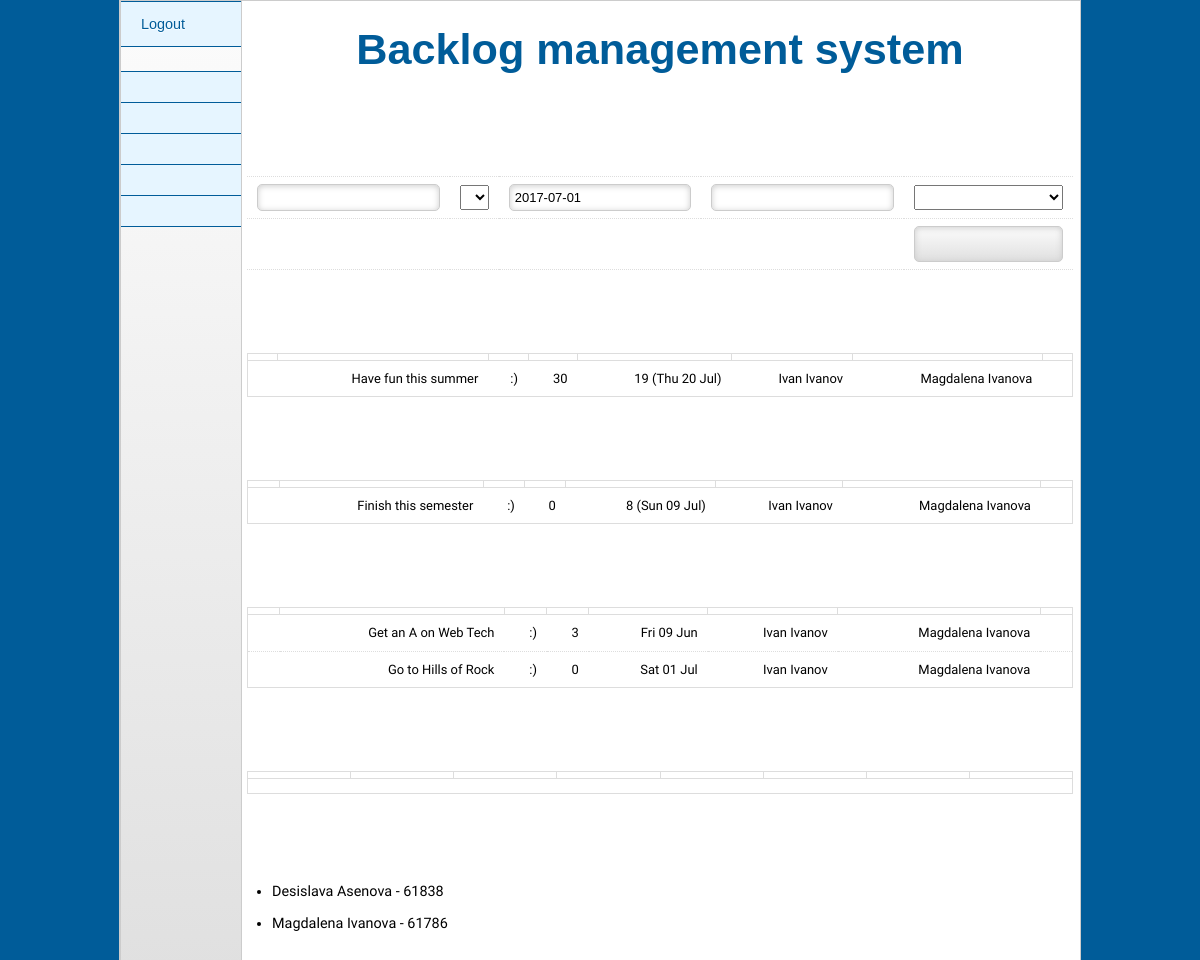
Page /index.php (signed in) on the committed database.
### tables this page shows
CREATE TABLE `tasks` (
  `task_id` int(11) NOT NULL AUTO_INCREMENT,
  `task_name` varchar(45) NOT NULL,
  `priority` varchar(45) NOT NULL,
  `status` varchar(45) NOT NULL,
  `due_date` date NOT NULL,
  `date_added` date NOT NULL,
  `done_date` date NOT NULL,
  `description` varchar(120) DEFAULT NULL,
  `assignee_id` int(11) DEFAULT NULL,
  `assignee_mng_id` int(11) DEFAULT NULL,
  `creator_id` int(11) DEFAULT NULL,
  PRIMARY KEY (`task_id`),
  UNIQUE KEY `task_name_UNIQUE` (`task_name`),
  KEY `assignee_idx` (`assignee_id`),
  CONSTRAINT `assignee` FOREIGN KEY (`assignee_id`) REFERENCES `users` (`user_id`) ON DELETE NO ACTION ON UPDATE NO ACTION,
  CONSTRAINT `assignee_mng` FOREIGN KEY (`assignee_mng_id`) REFERENCES `users` (`user_id`) ON DELETE NO ACTION ON UPDATE NO ACTION,
  CONSTRAINT `creator` FOREIGN KEY (`creator_id`) REFERENCES `users` (`user_id`) ON DELETE NO ACTION ON UPDATE NO ACTION
);

CREATE TABLE `users` (
  `user_id` INT NOT NULL AUTO_INCREMENT,
  `username` VARCHAR(45) NOT NULL,
  `password` VARCHAR(100) NOT NULL,
  `mng_id` INT DEFAULT NULL,
  `email` VARCHAR(45) NOT NULL,
  `first_name` VARCHAR(45) NOT NULL,
  `last_name` VARCHAR(45) NOT NULL,
  PRIMARY KEY (`user_id`),
  UNIQUE INDEX `username_UNIQUE` (`username` ASC),
  UNIQUE INDEX `user_id_UNIQUE` (`user_id` ASC),
  UNIQUE INDEX `email_UNIQUE` (`email` ASC));

### language.en.php (called while the page is built)
<?php
$LANG = array(
    "about" => "About us",
    "assignee" => "Assignee",
    "assigner" => "Assigner",
    "description" => "Description",
    "act" => "Action(s)",
    "tasktodo" => "Task name...",
    "addtask" => "Add new task",
    "task" => "Task",
    "daysopen" => "Day(s) open",
    "duedate" => "Due date",
    "priority" => "Priority",
    "action" => "Action",
    "edit" => "Edit",
    "delete" => "Delete",
    "high" => "High",
    "normal" => "Normal",
    "low" => "Low",
    "onhold" => "On hold",
    "tasks" => "To Do",
    "taskupdated" => "Task updated",
    "redirected" => "You will now be redirected back to the task list. <br /><a href=\"index.php\">If that does not happen, please click here.</a>",
    "eupdatetask" => "Error: Task could not be updated.",
    "etasknotfound" => "Error: Task not found.",
    "taskadded" => "Task added.",
    "etasknotadded" => "The task could not be added. Please check JSON permissions.",
    "taskdone" => "The task is marked as finished. ",
    "etasknotdone" => "Error: the task could not be marked as done. Please check JSON permissions. ",
    "etasknotdeleted" => "Error: the task could not be deleted. Please check JSON permissions.",
    "taskdeleted" => "The task is deleted.",
    "noactiongiven" => "Error: no correct action given. ",
    "thrash" => "Deleted tasks",
    "progress" => "Tasks in progress",
    "backtohomepage" => "Back to the main page",
    "tobin" => "Trash Bin",
    "updatetask" => "Update task",
    "notasks" => "No tasks.",
    "todo" => "To Do",
    "daysleft" => " days left",
    "dayslate" => " days late",
    "today" => "Today!",
    "infotext" => 'infotext',
    "info" => "Info",
    "finishedtasks" => "Finished tasks",
);
?>

### connection.php (called while the page is built, shortened)
<?php
	class DatabaseConnection {
		private $host   = "localhost";
		private $db     = "backlog_db";
		private $listTasksByStatus = null;
		private $getUserByIdStmt = null;
		private $listEmployeesByManager = null;
		public function __construct() {
			$this->user   = $GLOBALS['DBUSER'];
			$this->pass   = $GLOBALS['DBPASSWORD'];
			$this->conn = new PDO("mysql:host=$this->host;dbname=$this->db",$this->user,$this->pass);
			$this->getUserByIdStmt = $this->conn->prepare("SELECT * FROM users WHERE user_id = ?");
			$this->listTasksByStatus = $this->conn->prepare("SELECT * FROM tasks WHERE status = ? AND assignee_mng_id = ?");
			$this->listEmployeesByManager = $this->conn->prepare("SELECT * FROM users WHERE mng_id = ? || user_id = ?");
		}
		public function getTasksByStatus($status, $mngId) {
			$this->listTasksByStatus->execute(array($status, $mngId));
			return $this->listTasksByStatus->fetchAll(PDO::FETCH_ASSOC);
		}
		public function getEmployees($mngId) {
			$this->listEmployeesByManager->execute(array($mngId, $mngId));
			return $this->listEmployeesByManager->fetchAll(PDO::FETCH_ASSOC);
		}
		public function getUserById($userId) {
			$this->getUserByIdStmt->execute(array($userId));
			return $this->getUserByIdStmt->fetch(PDO::FETCH_ASSOC);
		}
	}
?>

### functions.php (the view, shortened to what this page needs)
<?php
require('language.en.php');
require('connection.php');
$dbConnection = new DatabaseConnection();
function showinputform($actionpage) {
    global $LANG, $dbConnection;
    $today = date('Y-m-d');
    $employees = $dbConnection->getEmployees($_SESSION['user_mng_id']);
    echo "<table class=\"default\">";
    echo "<tr>";
    echo "<th>".$LANG["task"]."</th>";
    echo "<th>".$LANG["priority"]."</th>";
    echo "<th>".$LANG["duedate"]."</th>";
    echo "<th>".$LANG["description"]."</th>";
    echo "<th>".$LANG["assignee"]."</th>";
    echo "</tr>";
    echo "<tr>";
    echo "<td>";
    echo "<form id=\"form-add\" name=\"edit\" action=\"action.php\" method=\"GET\">";
    echo "<input name=\"task\" type=\"text\" placeholder=\"".$LANG["tasktodo"]."\" required></input>";
    echo "</td><td>";
    echo "<select name=\"prio\">\n";
        echo "<option value=\"2\">".$LANG["normal"]."</option>\n";
        echo "<option value=\"1\">".$LANG["high"]."</option>\n";
        echo "</select>\n";
    echo "</td><td>";
    echo "<input name=\"duedate\" type=\"text\" id=\"datepicker\" value=\"${today}\"></input>\n";
    echo "</td><td>";
    echo "<input name=\"description\" type=\"text\" id=\"description\"></input>\n";
    echo "</td><td>";
        echo "<select name=\"assignee_id\">\n";
            echo "<option value=\"\"></option>\n";
            foreach ($employees as $user => $employee) {
                echo "<option value=\"".$employee['user_id']."\">".$employee['first_name']." ".$employee['last_name']."</option>\n";
            }
        echo "</select>\n";
    echo "</td><tr><td></td><td></td><td></td><td></td><td>";
    echo "<input type=\"submit\" name=\"submit\" value=\"".$LANG["addtask"]."\"></input></tr>";
    echo "</table>";
}
function dateDiff($start, $end) {
    $start_ts = strtotime($start);
    $end_ts = strtotime($end);
    $diff = $end_ts - $start_ts;
    return round($diff / 86400);
}
function listtasks($taskstatus) {
    global $LANG, $dbConnection;
    $today=date('Y-m-d');
    $allTasks = $dbConnection->getTasksByStatus($taskstatus, $_SESSION['user_mng_id']);
    echo "<table class=\"sortable striped\">";
    echo "<thead>";
    echo "<tr>";
    echo "<th>".$LANG["priority"]."</th>";
    echo "<th>".$LANG["task"]."</th>";
    echo "<th>".$LANG["description"]."</th>";
    echo "<th>".$LANG["daysopen"]."</th>";
    echo "<th>".$LANG["duedate"]."</th>";
    echo "<th>".$LANG["assignee"]."</th>";
    echo "<th>".$LANG["assigner"]."</th>";
    echo "<th>".$LANG["act"]."</th>";
    echo "</tr>";
    echo "</thead>";
    if(empty($allTasks) || !is_array($allTasks)) {
        echo "<tr><td colspan=8>".$LANG["notasks"]."</td></tr></table>";
        return;
    }
    foreach ($allTasks as $item => $task) {
        echo "<tr>";
        echo "<td>";
        echo "</td>";
        echo "<td>".$task['task_name']."</td>";
        echo "<td>".$task['description']."</td>";
        $dayopen = NULL;
        if ($taskstatus == "open") {
            $dayopen = dateDiff(str_replace('-', '/',$task["date_added"]),$today);
        } elseif ($taskstatus == "progress"){
            $dayopen = dateDiff(str_replace('-', '/',$task["date_added"]),$today);
        }elseif ($taskstatus == "closed"  || $taskstatus == "deleted" && preg_match('/([0-9]{4}-[0-9]{2}-[0-9]{2})/',$task["done_date"])) {
            $dayopen = dateDiff(str_replace('-', '/',$task["date_added"]),str_replace('-', '/',$task["done_date"]));
        } elseif ($taskstatus == "closed" || $taskstatus == "deleted" && !preg_match('/([0-9]{4}-[0-9]{2}-[0-9]{2})/',$task["done_date"])) {
            $dayopen = "-";
        }
        echo "<td>".$dayopen."</td>";
        echo "<td>";
        switch ($task["due_date"]) {
            default:
                $matches=NULL;
                if (preg_match('/([0-9]{4}-[0-9]{2}-[0-9]{2})/', $task["due_date"],$matches)) {
                    $taskduedate=$matches[0];
                    $daysclosed = dateDiff($today,str_replace('-', '/',$taskduedate));
                    if ($daysclosed < 0) {
                        $daysclosed = "<u>" .abs($daysclosed) . $LANG["dayslate"] . " (".date('D d M',strtotime(str_replace('-', '/',$taskduedate))).")</u>";
                    } elseif ($daysclosed == 0) {
                        $daysclosed = "<b>".$LANG["today"]." (".date('D d M',strtotime(str_replace('-', '/',$taskduedate))).")</b>";
                    } else {
                            $daysclosed = $daysclosed . $LANG["daysleft"] ." (".date('D d M',strtotime(str_replace('-', '/',$taskduedate))).")";
                    }
                }
                if ($taskstatus == "closed" || $taskstatus == "deleted") {
                    echo date('D d M',strtotime(str_replace('-', '/',$taskduedate)));
                } else {
                    echo $daysclosed;
                }
                break;
        }
        echo "</td>";
        $assignee = $dbConnection->getUserById($task['assignee_id']);
        $assigner = $dbConnection->getUserById($task['creator_id']);
        if ($assignee == null) {
            echo "<td>no one</td>";
        } else {
            echo "<td>".$assignee['first_name'] . " " . $assignee['last_name'] ."</td>";
        }
        echo "<td>" . $assigner['first_name'] . " " . $assigner['last_name'] . "</td>";
        echo "<td>";
        echo "</td>";
        echo "</tr>";
    }
    echo "</table>";
}
?>

### css/kickstart.css (style rules this page uses)
table { width:100%;margin:0 0 10px 0;text-align:left;border-collapse: collapse; }
thead, tbody { margin:0;padding:0; }
th, td { padding:7px 10px;font-size:0.9em;border-bottom:1px dotted #ddd;text-align:right; }
thead th { font-size:0.9em;padding:3px 10px;border-bottom:1px solid #ddd; }
table.striped thead th { background:#fff; }
table.sortable { border:1px solid #ddd; }
table.sortable thead th { cursor: pointer;position:relative;top:0;left:0;border-right:1px solid #ddd; }

### style.css (style rules this page uses)
table { width: 100%; }
thead th, tbody th { font-family: "Trebuchet Ms", arial, verdana, sans-serif; }
button, a.btn, input[type="submit"], input[type="reset"], input[type="button"] { font-family: "Trebuchet Ms", arial, verdana, sans-serif; }
body { width: 100%; margin:0; padding:0; color:#000; background:#005c99; font:normal 0.9em/150% 'Arimo', "Trebuchet MS", arial, verdana, sans-serif; text-shadow: 0px 0px 1px transparent; }
.default th { text-align: center; }
.default input, select { width: 100% !important; }

### css/kickstart-buttons.css (style rules this page uses)
button, a.btn, a.btn:visited, a.button, a.button:visited, input[type="submit"], input[type="reset"], input[type="button"] { position:relative; top:0; left:0; vertical-align: middle; margin:0; padding:10px 15px; line-height:100%; -moz-border-radius:5px; -webkit-border-radius:5px; border-radius:5px; cursor: pointer; width:auto; overflow:visible; font-weight:normal; font-size:14px; text-shadow:0 1px 0 #fff; color:#666; text-decoration:none; vertical-align: middle; box-sizing: border-box; display:inline-block; *display:inline; zoom:1; border:1px solid #ccc; background: rgb(252,252,252); background: -moz-linear-gradient(top, rgba(252,252,252,1) 0%, rgba(224,224,224,1) 100%); background: -webkit-gradient(linear, left top, left bottom, color-stop(0%,rgba(252,252,252,1)), color-stop(100%,rgba(224,224,224,1))); background: -webkit-linear-gradient(top, rgba(252,252,252,1) 0%,rgba(224,224,224,1) 100%); background: -o-linear-gradient(top, rgba(252,252,252,1) 0%,rgba(224,224,224,1) 100%); background: -ms-linear-gradient(top, rgba(252,252,252,1) 0%,rgba(224,224,224,1) 100%); filter: progid:DXImageTransform.Microsoft.gradient( startColorstr='#fcfcfc', endColorstr='#e0e0e0',GradientType=0 ); background: linear-gradient(top, rgba(252,252,252,1) 0%,rgba(224,224,224,1) 100%); }
button, input[type="submit"], input[type="reset"], input[type="button"] { *padding:7px 15px; }

### css/kickstart-forms.css (style rules this page uses)
form { padding:0; margin:0; }
input { display:inline-block; *display:inline; vertical-align: middle; width:auto; zoom:1; margin:0; border:1px solid #ccc; font-size:1em; padding:5px 0; text-indent: 5px; -moz-border-radius:5px; -webkit-border-radius:5px; border-radius:5px; background:#fff; -moz-box-shadow:inset 0px 0px 6px #ccc; -webkit-box-shadow:inset 0px 1px 6px #ccc; box-shadow:inset 0px 1px 6px #ccc; -moz-box-sizing: border-box; -webkit-box-sizing: border-box; -ms-box-sizing: border-box; box-sizing: border-box; }
input[type="text"], textarea, button, a.button, a, input[type="file"] { transition: box-shadow 0.5s, border 0.5s, background 0.5s; -moz-transition: -moz-box-shadow 0.5s, border 0.5s, background 0.5s; -webkit-transition: -webkit-box-shadow 0.5s, border 0.5s, background 0.5s; -o-transition: -o-box-shadow 0.5s, border 0.5s, background 0.5s; }
select { display:inline; width:auto; margin:0; line-height:100%; padding:3px; vertical-align: middle; }

### rows in the picture
tasks: task_name "Have fun this summer", description ":)", date_added "30", due_date "19 (Thu 20 Jul)", assignee.first_name "Ivan", assignee.last_name "Ivanov", creator.first_name "Magdalena", creator.last_name "Ivanova"
tasks: task_name "Finish this semester", description ":)", date_added "0", due_date "8 (Sun 09 Jul)", assignee.first_name "Ivan", assignee.last_name "Ivanov", creator.first_name "Magdalena", creator.last_name "Ivanova"
tasks: task_name "Get an A on Web Tech", description ":)", dayopen "3", due_date "Fri 09 Jun", assignee.first_name "Ivan", assignee.last_name "Ivanov", creator.first_name "Magdalena", creator.last_name "Ivanova"
tasks: task_name "Go to Hills of Rock", description ":)", dayopen "0", taskduedate "Sat 01 Jul", assignee.first_name "Ivan", assignee.last_name "Ivanov", creator.first_name "Magdalena", creator.last_name "Ivanova"
